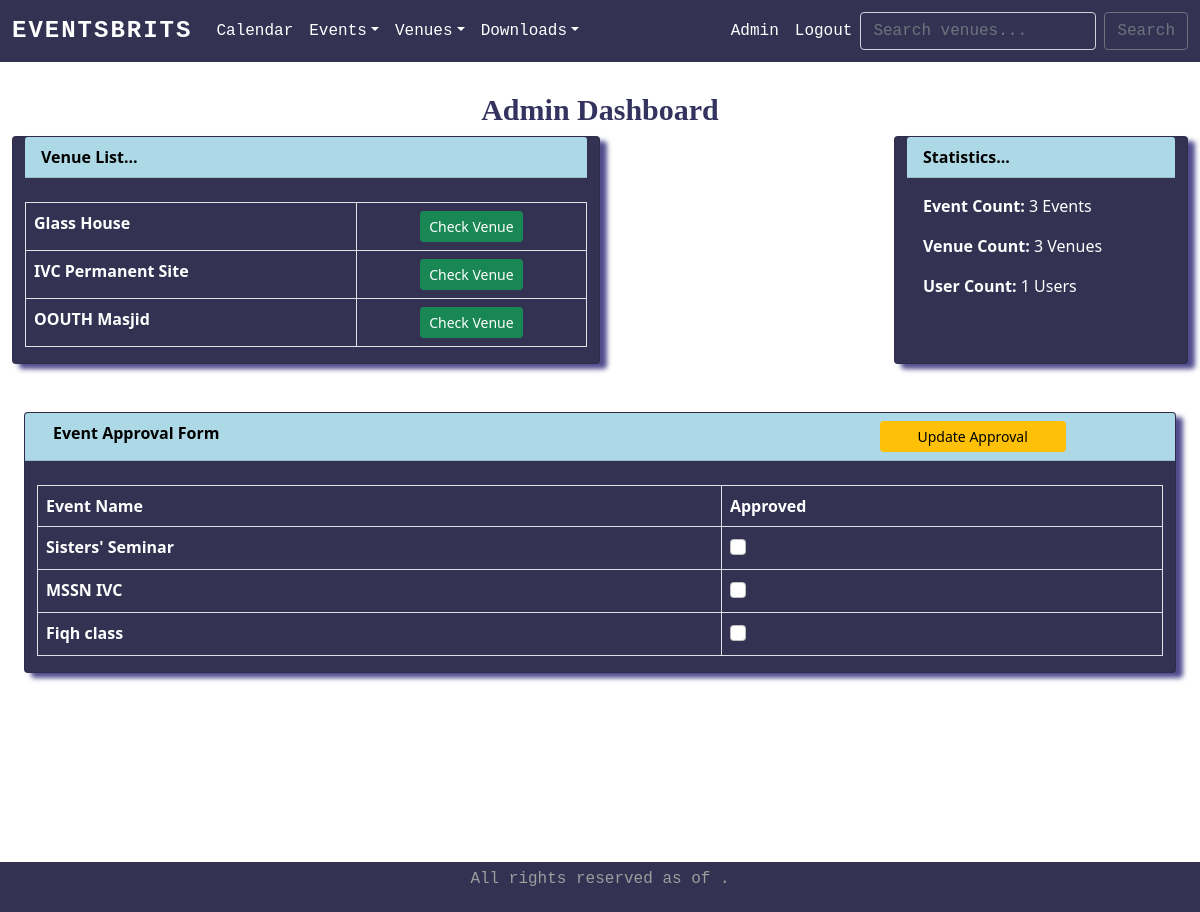
Page /admin_approval (signed in) on the earlier database version.
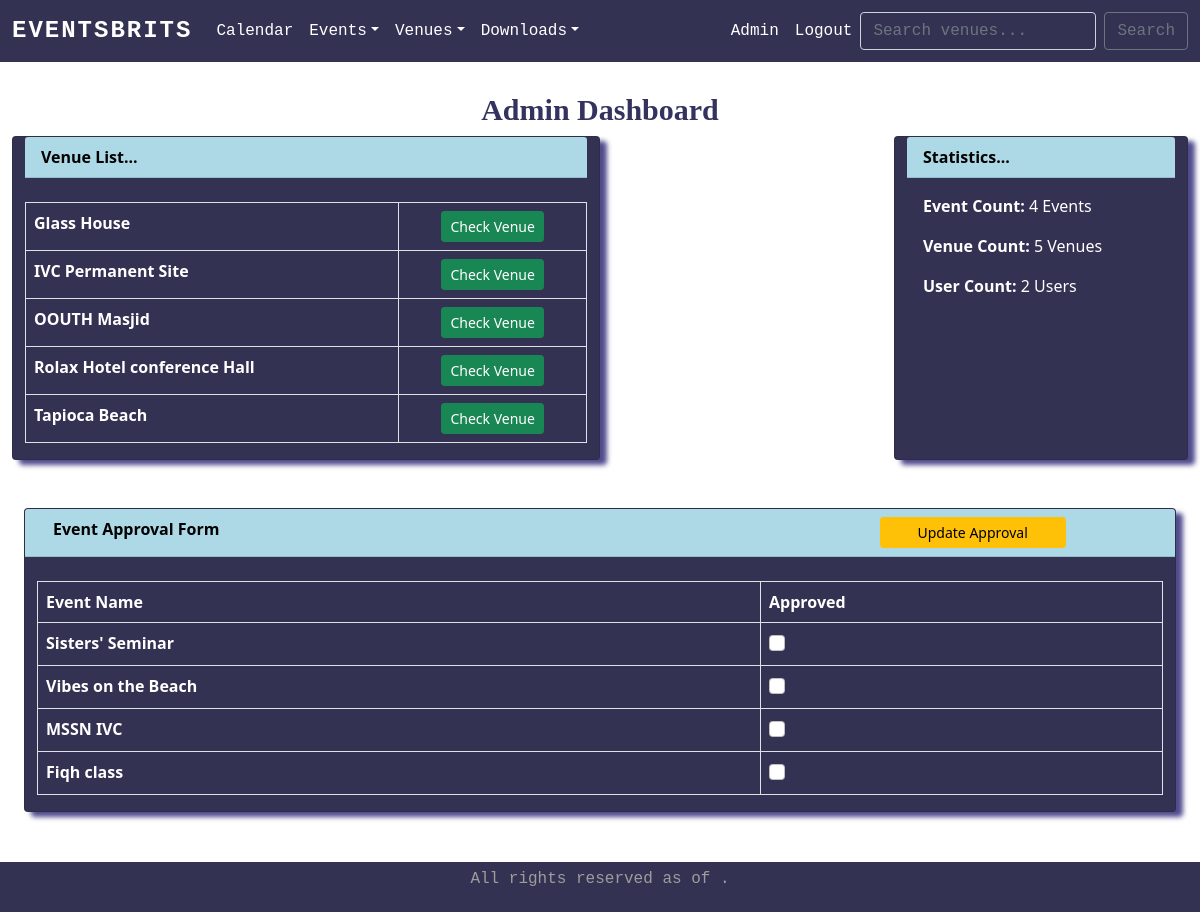
Same page on the later database version.
### firstapp/models.py (models this page shows, shortened)
class Venue(models.Model):
    name = models.CharField('Venue Name', max_length=120)
    address = models.CharField( max_length=300)
    zip_code = models.CharField('Zip Code', max_length=15, blank=True)
    phone = models.CharField('Contact Phone', max_length=25)
    web = models.URLField('Website Address', blank=True)
    email_address = models.EmailField('Email Address')
    capacity = models.CharField('Capacity', max_length=15, blank=False)
    owner = models.IntegerField('Venue Owner', blank=False, default=1)
    venue_image = models.ImageField(null=True, blank=True, upload_to="images/")
    def __str__(self):
        return self.name

class Event(models.Model):
    name = models.CharField('Event Name', max_length=120)
    event_date = models.DateTimeField('Event Date')
    venue = models.ForeignKey(Venue, blank=True, null=True, on_delete=models.CASCADE)
    manager = models.ForeignKey(User, blank=True, null=True, on_delete=models.SET_NULL)
    description = models.TextField(blank=True)
    attendees = models.ManyToManyField(Userlist, blank=True)
    approved = models.BooleanField('Approved', default=False)
    def __str__(self):
        return self.name

### firstapp/views.py (the view)
# urls.py: path('admin_approval', views.admin_approval, name='admin-approval'),
def admin_approval(request):
    event_count = Event.objects.all().count()
    venue_count = Venue.objects.all().count()
    user_count = User.objects.all().count()
    event_list = Event.objects.all().order_by('-event_date')
    venue_list = Venue.objects.all().order_by('name')
    if request.user.is_superuser:
        if request.method == 'POST':
            id_list = request.POST.getlist('boxes')
            event_list.update(approved=False)
            for x in id_list:
                Event.objects.filter(pk=int(x)).update(approved=True)
            messages.success(request, ("Event List Approval Has Been Updated!"))
            return redirect('admin-approval')
        else:
            return render(request, 'firstapp/adminapproval.html', {'event_list': event_list, 'venue_list': venue_list, 'event_count': event_count, 'venue_count': venue_count, 'user_count': user_count})
    else:
        messages.success(request, ("You Aren't Authorized to View This Page!"))
        return redirect('index')
    return render(request, 'firstapp/adminapproval.html', {'event_list': event_list})

### firstapp/templates/firstapp/adminapproval.html (shortened to what this page needs)
{% extends 'firstapp/base.html' %}
{% block content %}
    <h1 style="text-align:center; margin-top: 1em;">Admin Dashboard</h1>
    <form class="container-fluid" action="" method="POST">
        <section class="row">
            <article class="card col-sm-6" style="background-color: #343252; color: #fff; box-shadow: 7px 5px 5px #504c8d;">
                <div class="card-header">
                    <strong> Venue List... </strong>
                </div> <br />
                <table class="table table-bordered" style="color: #fff;">
                    {% for venue in venue_list %}
                        <tr>
                            <td> <strong>{{ venue }}</strong> </td>
                            <td style="text-align:center;">
                                <a href="{% url 'show-venue' venue.id %}" class="btn btn-success btn-sm"> Check Venue </a>
                            </td>
                        </tr>
                    {% endfor %}
                </table>
            </article>
            <aside class="card col-sm-3 offset-sm-3" style="background-color: #343252; color: #fff; box-shadow: 7px 5px 5px #504c8d;">
                <div class="card-header">
                    <strong> Statistics... </strong>
                </div>
                <div class="card-body">
                    <p class="card-text"><b>Event Count:</b> {{ event_count }} Events</p>
                    <p class="card-text"><b>Venue Count:</b> {{ venue_count }} Venues</p>
                    <p class="card-text"><b>User Count:</b> {{ user_count }} Users</p>
                </div>
            </aside>
        </section> <br /> <br />
        <div class="card container-fluid" style="margin-bottom: 2em; background-color: #343252; color: #fff; box-shadow: 7px 5px 5px #504c8d;">
            <div class="row card-header">
                <strong class="col-sm-3"> Event Approval Form </strong>
                <button class="btn btn-warning btn-sm col-sm-2 offset-sm-6" type="submit">Update Approval</button>
            </div> <br />
            <table style="color: #fff;" class="table table-bordered">
                <thead>
                    <tr>
                        <th scope=""> <strong>Event Name</strong> </th>
                        <th scope=""> <strong>Approved</strong> </th>
                    </tr>
                </thead>
                <tbody>
                    {% for event in event_list %}
                        <tr>
                            <td> <strong>{{ event }}</strong> </td>
                            <td>
                                {% if event.approved %}
                                    <div class="form-check">
                                        <input class="form-check-input" type="checkbox" checked="checked" value="{{ event.id}}" name="boxes" />
                                    </div>
                                {% else %}
                                    <div class="form-check">
                                        <input class="form-check-input" type="checkbox" value="{{ event.id}}" name="boxes" />
                                    </div>
                                {% endif %}
                            </td>
                        </tr>
                    {% endfor %}
                </tbody>
            </table>
        </div>
    </form>
{% endblock %}

Differences in the rows shown:
added Venue: name "Rolax Hotel conference Hall"
added Venue: name "Tapioca Beach"
added Event: name "Vibes on the Beach"
Other differences:
{{ event_count }}: "3" → "4"
{{ venue_count }}: "3" → "5"
{{ user_count }}: "1" → "2"
